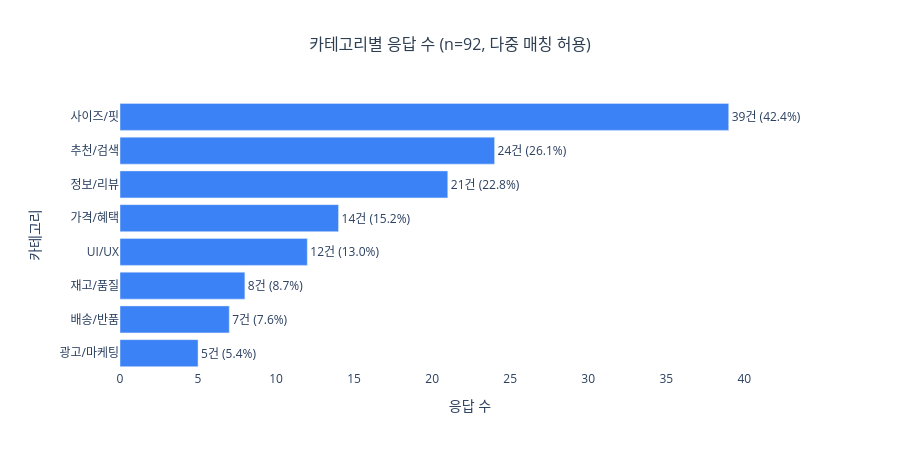

Here is the notebook cell this chart was saved with:
### Code cell
max_val = cat_df['응답 수'].max() * 1.15

fig = go.Figure(go.Bar(
    x=cat_df['응답 수'][::-1],
    y=cat_df['카테고리'][::-1],
    orientation='h',
    text=[f'{n}건 ({p}%)' for n, p in zip(cat_df['응답 수'][::-1], cat_df['비율(%)'][::-1])],
    textposition='outside',
    marker_color='#3B82F6',
    cliponaxis=False # 텍스트가 플롯 영역 밖으로 나가도 잘리지 않도록 방지
))

fig.update_layout(
    title=dict(text=f'카테고리별 응답 수 (n={len(df)}, 다중 매칭 허용)',
               x=0.5, xanchor='center', font=dict(size=16, color='#2c3e50')),
    xaxis=dict(
        title='응답 수',
        range=[0, max_val] # X축 우측에 빈 공간을 인위적으로 확보
    ),
    yaxis_title='카테고리',
    plot_bgcolor='white',
    height=450,
    margin=dict(l=120),
)
fig.show()

### Figure 1 — Plotly figure (JSON) as saved in the notebook; plotly's stock layout.template omitted (floating-point values rounded to 4 significant figures)
{"data": [{"cliponaxis": false, "marker": {"color": "#3B82F6"}, "orientation": "h", "text": ["5건 (5.4%)", "7건 (7.6%)", "8건 (8.7%)", "12건 (13.0%)", "14건 (15.2%)", "21건 (22.8%)", "24건 (26.1%)", "39건 (42.4%)"], "textposition": "outside", "type": "bar", "x": [5, 7, 8, 12, 14, 21, 24, 39], "y": ["광고/마케팅", "배송/반품", "재고/품질", "UI/UX", "가격/혜택", "정보/리뷰", "추천/검색", "사이즈/핏"]}], "layout": {"height": 450, "margin": {"l": 120}, "plot_bgcolor": "white", "title": {"font": {"color": "#2c3e50", "size": 16}, "text": "카테고리별 응답 수 (n=92, 다중 매칭 허용)", "x": 0.5, "xanchor": "center"}, "xaxis": {"range": [0, 44.85], "title": {"text": "응답 수"}}, "yaxis": {"title": {"text": "카테고리"}}}}
